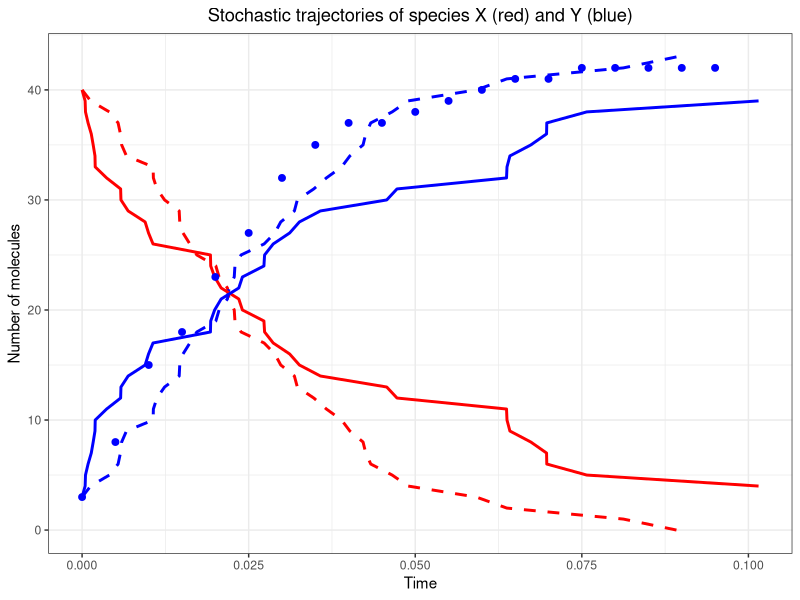
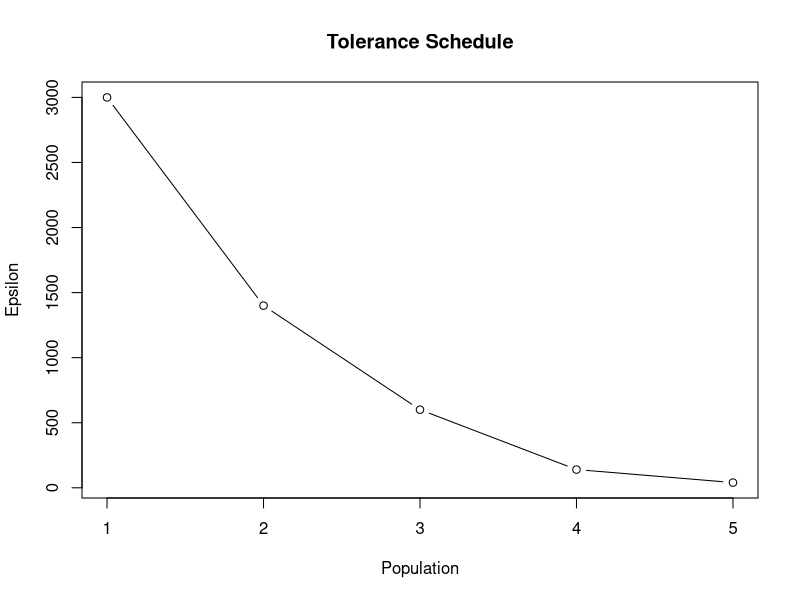
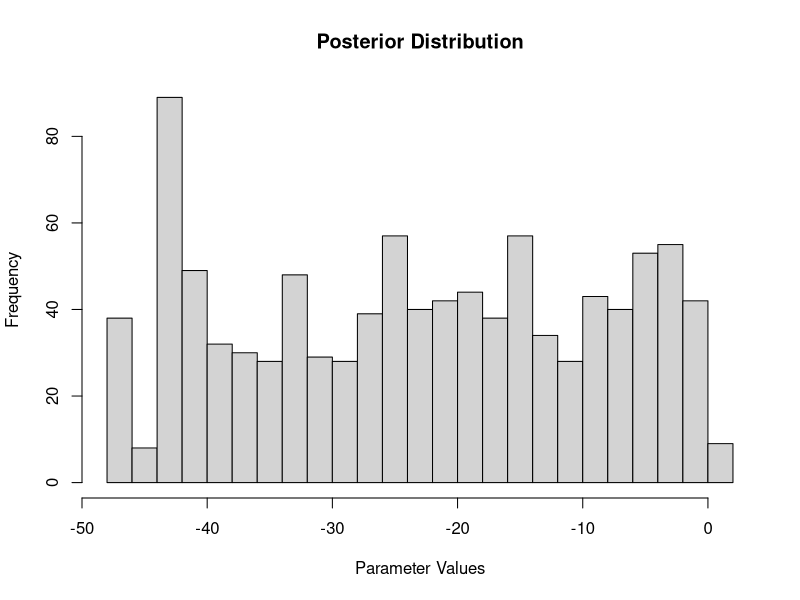

The R source for these figures, in order:
# Load required libraries
library(tidyverse)

# Initialize variables: tolerances and population sizes
e <- c(3000, 1400, 600, 140, 40)  # Tolerance schedule
T <- length(e)  # Number of populations
N <- 1000       # Number of particles

# Priors for models and parameters
models <- 1:2
parameter_prior <- list(
  model1 = function() runif(1, 0, 100),  # Uniform prior for Model 1
  model2 = function() runif(1, 0, 100)  # Uniform prior for Model 2
)

# Transition probabilities
transition_probabilities <- matrix(c(
  0.8, 0.2,  # Model 1
  0.2, 0.8   # Model 2
), nrow = 2, byrow = TRUE)

# Observed data
observed_data <- data.frame(
  time = c(0.000, 0.005, 0.010, 0.015, 0.020, 0.025, 0.030, 0.035, 0.040, 0.045,
           0.050, 0.055, 0.060, 0.065, 0.070, 0.075, 0.080, 0.085, 0.090, 0.095),
  Y = c(3, 8, 15, 18, 23, 27, 32, 35, 37, 37, 38, 39, 40, 41, 41, 42, 42, 42, 42, 42)
)

# Distance function: Mean-squared error
distance <- function(D0, D_s) {
  min_len <- min(length(D0), length(D_s))
  return(mean((D0[1:min_len] - D_s[1:min_len])^2))
}

# Model refinement
refined <- function(m, models, transition_probabilities) {
  return(sample(models, 1, prob = transition_probabilities[m, ]))
}

# Parameter perturbation kernel
perturb_parameters <- function(theta, sd) {
  return(rnorm(1, mean = theta, sd = sd))
}

# Function to normalize weights safely
normalize_weights <- function(weights) {
  if (all(!is.na(weights)) && sum(weights) > 0) {
    return(weights / sum(weights))  # Normalize weights
  } else {
    warning("Weights contain NA or sum to zero. Resetting to uniform weights.")
    return(rep(1 / length(weights), length(weights)))  # Reset to uniform weights
  }
}

# Function to calculate ESS
calculate_ESS <- function(weights) {
  if (all(!is.na(weights)) && sum(weights) > 0) {
    return(1 / sum(weights^2))
  } else {
    warning("Invalid weights detected. Setting ESS to 0.")
    return(0)
  }
}


# Gillespie Model 1: X + Y -> 2Y
gillespie_model1 <- function(X0, Y0, k1, t_max) {
  t <- 0
  X <- X0
  Y <- Y0
  times <- c(t)
  X_values <- c(X)
  Y_values <- c(Y)
  
  while (t < t_max) {
    a1 <- k1 * X * Y
    if (a1 <= 0) break  # Stop if propensity is zero
    
    t <- t + rexp(1, rate = a1)  # Time until next reaction
    X <- X - 1
    Y <- Y + 1
    
    # Save values
    times <- c(times, t)
    X_values <- c(X_values, X)
    Y_values <- c(Y_values, Y)
  }
  
  return(data.frame(time = times, X_values = X_values, Y_values = Y_values))
}

# Gillespie Model 2: X -> Y
gillespie_model2 <- function(X0, Y0, k2, t_max) {
  t <- 0
  X <- X0
  Y <- Y0
  times <- c(t)
  X_values <- c(X)
  Y_values <- c(Y)
  
  while (t < t_max) {
    a2 <- k2 * X
    if (a2 <= 0) break  # Stop if propensity is zero
    
    t <- t + rexp(1, rate = a2)  # Time until next reaction
    X <- X - 1
    Y <- Y + 1
    
    # Save values
    times <- c(times, t)
    X_values <- c(X_values, X)
    Y_values <- c(Y_values, Y)
  }
  
  return(data.frame(time = times, X_values = X_values, Y_values = Y_values))
}


# Simulate data function
simulate_data <- function(model, parameter, observed_data) {
  X0 <- 40
  Y0 <- 3
  t_max <- max(observed_data$time)
  
  if (model == 1) {
    return(gillespie_model1(X0, Y0, k1 = parameter, t_max = t_max))
  } else if (model == 2) {
    return(gillespie_model2(X0, Y0, k2 = parameter, t_max = t_max))
  } else {
    stop("Invalid model selected")
  }
}



#Garrett Plot
# Initial conditions and parameters
X0 <- 40
Y0 <- 3
t_max <- 0.1
k1 <- 2.1
k2 <- 30

# Data from Table 1 (Supplementary Material)
table1_time <- c(0.000, 0.005, 0.010, 0.015, 0.020, 0.025, 0.030, 0.035, 0.040, 0.045,
                 0.050, 0.055, 0.060, 0.065, 0.070, 0.075, 0.080, 0.085, 0.090, 0.095)
table1_Y <- c(3, 8, 15, 18, 23, 27, 32, 35, 37, 37, 38, 39, 40, 41, 41, 42, 42, 42, 42, 42)

# Run Gillespie simulations
results1 <- gillespie_model1(X0, Y0, k1, t_max)
results2 <- gillespie_model2(X0, Y0, k2, t_max)

#plotting
ggplot() +
  geom_line(data = results1, aes(x = time, y = X_values), color = "red", linetype = "dashed", size = 1) +
  geom_line(data = results1, aes(x = time, y = Y_values), color = "blue", linetype = "dashed", size = 1) +
  geom_line(data = results2, aes(x = time, y = X_values), color = "red", linewidth = 1) +
  geom_line(data = results2, aes(x = time, y = Y_values), color = "blue", linewidth = 1) +
  geom_point(aes(x = table1_time, y = table1_Y), color = "blue", size = 2) +
  labs(title = "Stochastic trajectories of species X (red) and Y (blue)",
       x = "Time", y = "Number of molecules") +
  theme_bw() +
  theme(plot.title = element_text(hjust = 0.5))




# Weight computation
compute_S <- function(model_star, parameter_star, particles_prev, weights_prev, models, sd_param) {
  prior_prob <- 1 / length(models)
  likelihood_prior <- prior_prob * dnorm(parameter_star, mean = 0, sd = 100)
  
  sum_weights <- sum(sapply(1:length(particles_prev), function(j) {
    trans_prob <- transition_probabilities[particles_prev[[j]]$model, model_star]
    perturb_density <- dnorm(parameter_star, mean = particles_prev[[j]]$parameter, sd = sd_param)
    weights_prev[j] * trans_prob * perturb_density
  }))
  
  return(likelihood_prior / sum_weights)
}

# Initialize particles and weights
particles <- vector("list", T)
weights <- vector("list", T)
particles[[1]] <- lapply(1:N, function(i) {
  model <- sample(models, 1)
  parameter <- parameter_prior[[paste0("model", model)]]()
  list(model = model, parameter = parameter)
})
weights[[1]] <- rep(1 / N, N)

# ABC SMC Algorithm
for (t in 2:T) {
  particles[[t]] <- vector("list", N)
  weights[[t]] <- numeric(N)
  
  for (i in 1:N) {
    repeat {
      idx <- sample(1:N, 1, prob = weights[[t - 1]])
      model_star <- refined(particles[[t - 1]][[idx]]$model, models, transition_probabilities)
      parameter_star <- perturb_parameters(particles[[t - 1]][[idx]]$parameter, 5)
      
      D_star <- simulate_data(model_star, parameter_star, observed_data)
      if (distance(observed_data$Y, D_star$Y_values) <= e[t]) {
        particles[[t]][[i]] <- list(model = model_star, parameter = parameter_star)
        break
      }
    }
    
    weights[[t]][i] <- compute_S(model_star, parameter_star, particles[[t - 1]], weights[[t - 1]], models, 5)
  }
  
  weights[[t]] <- normalize_weights(weights[[t]])
  ESS <- calculate_ESS(weights[[t]])
  
  if (ESS < N / 2) {
    indices <- sample(1:N, N, replace = TRUE, prob = weights[[t]])
    particles[[t]] <- particles[[t]][indices]
    weights[[t]] <- rep(1 / N, N)
  }
}


# Posterior Probabilities
posterior <- sapply(models, function(m) {
  sum(sapply(1:N, function(i) if (particles[[T]][[i]]$model == m) weights[[T]][i] else 0))
})
posterior <- posterior / sum(posterior)








# Results
print(posterior)
plot(1:T, e, type = "b", main = "Tolerance Schedule", xlab = "Population", ylab = "Epsilon")
hist(unlist(lapply(particles[[T]], function(p) p$parameter)), breaks = 20, main = "Posterior Distribution", xlab = "Parameter Values")
